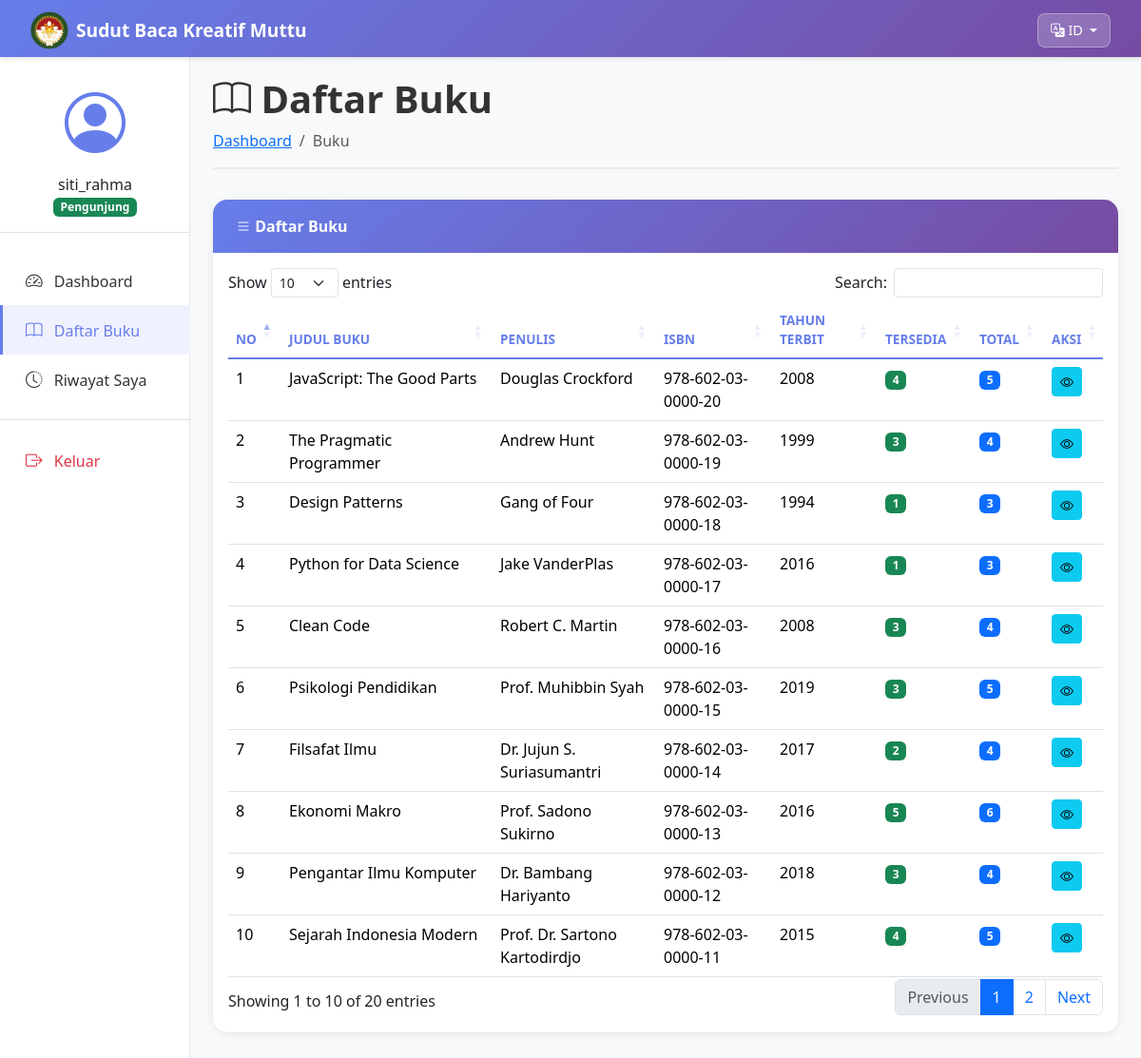
The page /public/books/index.php (signed in) on the database its author committed.
### tables this page shows
CREATE TABLE books (
    id INT AUTO_INCREMENT PRIMARY KEY,
    title VARCHAR(255) NOT NULL,
    author VARCHAR(100) NOT NULL,
    published_year YEAR,
    isbn VARCHAR(20) UNIQUE,
    available_copies INT DEFAULT 0,
    total_copies INT DEFAULT 0,
    created_at TIMESTAMP DEFAULT CURRENT_TIMESTAMP
);

### config/language.php (called while the page is built, shortened)
<?php
$lang = [];
$langFile = __DIR__ . '/../lang/' . $_SESSION['lang'] . '.php';
if (file_exists($langFile)) {
    $lang = require $langFile;
}
function __($key) {
    global $lang;
    $keys = explode('.', $key);
    $value = $lang;
    foreach ($keys as $k) {
        if (isset($value[$k])) {
            $value = $value[$k];
        } else {
            return $key;
        }
    }
    return $value;
}
function current_lang() {
    return $_SESSION['lang'] ?? 'id';
}

### src/Helpers/Session.php (called while the page is built, shortened)
<?php
class Session {
    public static function get($key) {
        return isset($_SESSION[$key]) ? $_SESSION[$key] : null;
    }
}
?>

### src/Models/Book.php (called while the page is built, shortened)
<?php
class Book {
    private $db;
    public function __construct($database) {
        $this->db = $database;
    }
    public function getAll() {
        $result = $this->db->query("SELECT * FROM books ORDER BY created_at DESC");
        return $result->fetch_all(MYSQLI_ASSOC);
    }
}

### public/books/index.php (the view, shortened to what this page needs)
<?php
require_once '../../config/database.php';
require_once '../../src/Models/Book.php';
require_once '../../src/Helpers/Session.php';
$bookModel = new Book($db);
$books = $bookModel->getAll();
?>
<?php include '../layouts/header.php'; ?>
<?php include '../layouts/sidebar.php'; ?>
<main class="col-md-9 ms-sm-auto col-lg-10 px-md-4">
    <div class="page-header">
        <h1><i class="bi bi-book"></i> <?php echo $user_role === 'admin' ? __('books.title') : __('books.list'); ?></h1>
        <nav aria-label="breadcrumb">
            <ol class="breadcrumb">
                <li class="breadcrumb-item"><a href="../dashboard.php"><?php echo __('dashboard.title'); ?></a></li>
                <li class="breadcrumb-item active"><?php echo __('nav.books'); ?></li>
            </ol>
        </nav>
    </div>
    <div class="card">
        <div class="card-header d-flex justify-content-between align-items-center">
            <span><i class="bi bi-list"></i> <?php echo __('books.list'); ?></span>
        </div>
        <div class="card-body">
            <div class="table-responsive">
                <table class="table table-hover datatable">
                    <thead>
                        <tr>
                            <th>No</th>
                            <th><?php echo __('books.book_title'); ?></th>
                            <th><?php echo __('books.author'); ?></th>
                            <th><?php echo __('books.isbn'); ?></th>
                            <th><?php echo __('books.year'); ?></th>
                            <th><?php echo current_lang() == 'id' ? 'Tersedia' : 'Available'; ?></th>
                            <th>Total</th>
                            <th><?php echo __('books.actions'); ?></th>
                        </tr>
                    </thead>
                    <tbody>
                        <?php if (!empty($books)): ?>
                            <?php $no = 1; foreach ($books as $book): ?>
                                <tr>
                                    <td><?php echo $no++; ?></td>
                                    <td><?php echo htmlspecialchars($book['title']); ?></td>
                                    <td><?php echo htmlspecialchars($book['author']); ?></td>
                                    <td><?php echo htmlspecialchars($book['isbn'] ?? '-'); ?></td>
                                    <td><?php echo htmlspecialchars($book['published_year'] ?? '-'); ?></td>
                                    <td><span class="badge bg-success"><?php echo htmlspecialchars($book['available_copies'] ?? 0); ?></span></td>
                                    <td><span class="badge bg-primary"><?php echo htmlspecialchars($book['total_copies'] ?? 0); ?></span></td>
                                    <td>
                                        <a href="view.php?id=<?php echo $book['id']; ?>" class="btn btn-sm btn-info" title="Lihat Detail">
                                            <i class="bi bi-eye"></i>
                                        </a>
                                    </td>
                                </tr>
                            <?php endforeach; ?>
                        <?php else: ?>
                            <tr>
                                <td colspan="8" class="text-center">Tidak ada data buku</td>
                            </tr>
                        <?php endif; ?>
                    </tbody>
                </table>
            </div>
        </div>
    </div>
</main>
<?php include '../layouts/footer.php'; ?>

### public/layouts/header.php (shortened to what this page needs)
<?php
require_once __DIR__ . '/../../config/language.php';
?>
<!DOCTYPE html>
<html lang="<?php echo current_lang(); ?>">
<head>
    <link href="https://cdn.jsdelivr.net/npm/bootstrap@5.3.2/dist/css/bootstrap.min.css" rel="stylesheet">
    <link rel="stylesheet" href="https://cdn.jsdelivr.net/npm/bootstrap-icons@1.11.1/font/bootstrap-icons.css">
    <link rel="stylesheet" href="https://cdn.datatables.net/1.13.7/css/dataTables.bootstrap5.min.css">
    <?php
    $current_dir = basename(dirname($_SERVER['PHP_SELF']));
    $assets_path = in_array($current_dir, ['books', 'visitors', 'reports', 'borrowings']) ? '../assets' : 'assets';
    ?>
    <link rel="stylesheet" href="<?php echo $assets_path; ?>/css/responsive.css">
</head>
<body>
    <nav class="navbar navbar-dark fixed-top">
        <div class="container-fluid">
            <a class="navbar-brand" href="dashboard.php">
                <img src="<?php echo $assets_path; ?>/images/logo.png" alt="Logo">
                <span class="full-name"><?php echo __('site_name'); ?></span>
            </a>
            <div class="navbar-actions">
                <div class="language-switcher">
                    <div class="dropdown">
                        <button class="btn btn-sm dropdown-toggle" type="button" id="languageDropdown" data-bs-toggle="dropdown" aria-expanded="false">
                            <i class="bi bi-translate"></i>
                            <span class="d-none d-sm-inline"><?php echo current_lang() == 'id' ? 'ID' : 'EN'; ?></span>
                        </button>
                    </div>
                </div>
            </div>
        </div>
    </nav>
    <div class="container-fluid">
        <div class="row">

### public/layouts/sidebar.php
<?php
$current_page = basename($_SERVER['PHP_SELF']);
$current_dir = basename(dirname($_SERVER['PHP_SELF']));
$user_role = \App\Helpers\Session::get('user_role') ?? 'pengunjung';
$username = \App\Helpers\Session::get('username') ?? 'Guest';
function getPath($target) {
    $current_dir = basename(dirname($_SERVER['PHP_SELF']));
    if (in_array($current_dir, ['books', 'visitors', 'reports', 'borrowings'])) {
        return '../' . $target;
    }
    return $target;
}
?>
<nav id="sidebar" class="col-md-3 col-lg-2 d-md-block sidebar collapse">
    <div class="position-sticky pt-3">
        <div class="user-info text-center mb-4 pb-3 border-bottom">
            <div class="avatar mb-2">
                <i class="bi bi-person-circle"></i>
            </div>
            <h6 class="mb-0"><?php echo htmlspecialchars($username); ?></h6>
            <small class="badge <?php echo $user_role === 'admin' ? 'bg-danger' : 'bg-success'; ?>">
                <?php echo __('roles.' . $user_role); ?>
            </small>
        </div>
        <ul class="nav flex-column">
            <li class="nav-item">
                <a class="nav-link <?php echo $current_page === 'dashboard.php' ? 'active' : ''; ?>" href="<?php echo getPath('dashboard.php'); ?>">
                    <i class="bi bi-speedometer2"></i> <?php echo __('nav.dashboard'); ?>
                </a>
            </li>
            <?php if ($user_role === 'admin'): ?>
            <li class="nav-item">
                <a class="nav-link <?php echo $current_dir === 'books' ? 'active' : ''; ?>"
                   href="<?php echo getPath('books/index.php'); ?>">
                    <i class="bi bi-book"></i> <?php echo __('books.title'); ?>
                </a>
            </li>
            <li class="nav-item">
                <a class="nav-link <?php echo $current_dir === 'borrowings' ? 'active' : ''; ?>"
                   href="<?php echo getPath('borrowings/index.php'); ?>">
                    <i class="bi bi-bookmark-check"></i> <?php echo current_lang() == 'id' ? 'Peminjaman' : 'Borrowings'; ?>
                </a>
            </li>
            <li class="nav-item">
                <a class="nav-link <?php echo $current_dir === 'visitors' ? 'active' : ''; ?>"
                   href="<?php echo getPath('visitors/index.php'); ?>">
                    <i class="bi bi-people"></i> <?php echo __('visitors.title'); ?>
                </a>
            </li>
            <li class="nav-item">
                <a class="nav-link <?php echo $current_dir === 'reports' ? 'active' : ''; ?>"
                   href="<?php echo getPath('reports/index.php'); ?>">
                    <i class="bi bi-file-earmark-text"></i> <?php echo __('reports.title'); ?>
                </a>
            </li>
            <?php else: ?>
            <li class="nav-item">
                <a class="nav-link <?php echo $current_dir === 'books' ? 'active' : ''; ?>"
                   href="<?php echo getPath('books/index.php'); ?>">
                    <i class="bi bi-book"></i> <?php echo __('books.list'); ?>
                </a>
            </li>
            <li class="nav-item">
                <a class="nav-link <?php echo $current_page === 'history.php' ? 'active' : ''; ?>"
                   href="<?php echo getPath('borrowings/history.php'); ?>">
                    <i class="bi bi-clock-history"></i> <?php echo current_lang() == 'id' ? 'Riwayat Saya' : 'My History'; ?>
                </a>
            </li>
            <?php endif; ?>
            <li class="nav-item mt-3 pt-3 border-top">
                <a class="nav-link text-danger" href="<?php echo getPath('logout.php'); ?>">
                    <i class="bi bi-box-arrow-right"></i> <?php echo __('nav.logout'); ?>
                </a>
            </li>
        </ul>
    </div>
</nav>

### public/layouts/footer.php (shortened to what this page needs)
        </div>
    </div>
</body>
</html>

### public/assets/css/responsive.css (style rules this page uses)
.navbar { z-index: 1050 !important; }
.navbar .container-fluid { padding-left: 1rem; padding-right: 1rem; }

### public/layouts/header.php (style rules this page uses)
:root { --primary-gradient: linear-gradient(135deg, #667eea 0%, #764ba2 100%); --sidebar-width: 250px; }
body { font-family: 'Segoe UI', Tahoma, Geneva, Verdana, sans-serif; background-color: #f8f9fa; }
.navbar { background: var(--primary-gradient); box-shadow: 0 2px 4px rgba(0,0,0,0.1); padding: 0.75rem 1rem; z-index: 1050; height: 60px; }
.navbar .container-fluid { display: flex; justify-content: space-between; align-items: center; width: 100%; }
.navbar-brand { color: white !important; font-weight: 600; font-size: 1.2rem; margin: 0; padding: 0; display: flex; align-items: center; gap: 0.5rem; white-space: nowrap; }
.navbar-brand img { height: 40px; width: 40px; object-fit: contain; flex-shrink: 0; }
.navbar-brand .full-name { display: inline; }
.sidebar { position: fixed; top: 0; bottom: 0; left: 0; z-index: 100; padding: 65px 0 0; box-shadow: inset -1px 0 0 rgba(0, 0, 0, .1); background: white; }
.sidebar .nav-link { font-weight: 500; color: #333; padding: 0.8rem 1.5rem; border-left: 3px solid transparent; transition: all 0.3s; }
.sidebar .nav-link.active { color: #667eea; background-color: #f0f1ff; border-left-color: #667eea; }
.sidebar .nav-link i { margin-right: 0.5rem; font-size: 1.1rem; }
.user-info .avatar i { font-size: 4rem; color: #667eea; }
main { margin-left: var(--sidebar-width); padding: 2rem; padding-top: 80px; }
.card { border: none; border-radius: 15px; box-shadow: 0 2px 10px rgba(0,0,0,0.08); margin-bottom: 1.5rem; transition: transform 0.3s; }
.card-header { background: var(--primary-gradient); color: white; border: none; border-radius: 15px 15px 0 0 !important; padding: 1rem 1.5rem; font-weight: 600; }
.table { background: white; border-radius: 10px; }
.table thead th { border-bottom: 2px solid #667eea; color: #667eea; font-weight: 600; text-transform: uppercase; font-size: 0.85rem; }
.page-header { margin-bottom: 2rem; padding-bottom: 1rem; border-bottom: 2px solid #e9ecef; }
.page-header h1 { color: #333; font-weight: 600; margin-bottom: 0.5rem; }
.breadcrumb { background: transparent; padding: 0; margin: 0; }
.navbar-actions { display: flex; align-items: center; gap: 0.75rem; }
.language-switcher { margin: 0; }
.language-switcher .dropdown-toggle { background: rgba(255,255,255,0.2); border: 1px solid rgba(255,255,255,0.3); color: white; border-radius: 8px; padding: 0.4rem 0.8rem; font-weight: 500; transition: all 0.3s; font-size: 0.9rem; }

### rows shown on the page
books: title "JavaScript: The Good Parts", author "Douglas Crockford", isbn "978-602-03-0000-20", published_year "2008", available_copies "4", total_copies "5"
books: title "The Pragmatic Programmer", author "Andrew Hunt", isbn "978-602-03-0000-19", published_year "1999", available_copies "3", total_copies "4"
books: title "Design Patterns", author "Gang of Four", isbn "978-602-03-0000-18", published_year "1994", available_copies "1", total_copies "3"
books: title "Python for Data Science", author "Jake VanderPlas", isbn "978-602-03-0000-17", published_year "2016", available_copies "1", total_copies "3"
books: title "Clean Code", author "Robert C. Martin", isbn "978-602-03-0000-16", published_year "2008", available_copies "3", total_copies "4"
books: title "Psikologi Pendidikan", author "Prof. Muhibbin Syah", isbn "978-602-03-0000-15", published_year "2019", available_copies "3", total_copies "5"
books: title "Filsafat Ilmu", author "Dr. Jujun S. Suriasumantri", isbn "978-602-03-0000-14", published_year "2017", available_copies "2", total_copies "4"
books: title "Ekonomi Makro", author "Prof. Sadono Sukirno", isbn "978-602-03-0000-13", published_year "2016", available_copies "5", total_copies "6"
books: title "Pengantar Ilmu Komputer", author "Dr. Bambang Hariyanto", isbn "978-602-03-0000-12", published_year "2018", available_copies "3", total_copies "4"
books: title "Sejarah Indonesia Modern", author "Prof. Dr. Sartono Kartodirdjo", isbn "978-602-03-0000-11", published_year "2015", available_copies "4", total_copies "5"

### other values the page prints
__('site_name') "Sudut Baca Kreatif Muttu"
$username "siti_rahma"
__('roles.' . $user_role) "Pengunjung"
__('nav.dashboard') "Dashboard"
__('books.list') "Daftar Buku"
__('nav.logout') "Keluar"
__('dashboard.title') "Dashboard"
__('nav.books') "Buku"
__('books.book_title') "JUDUL BUKU"
__('books.author') "PENULIS"
__('books.isbn') "ISBN"
__('books.year') "TAHUN TERBIT"
__('books.actions') "AKSI"
